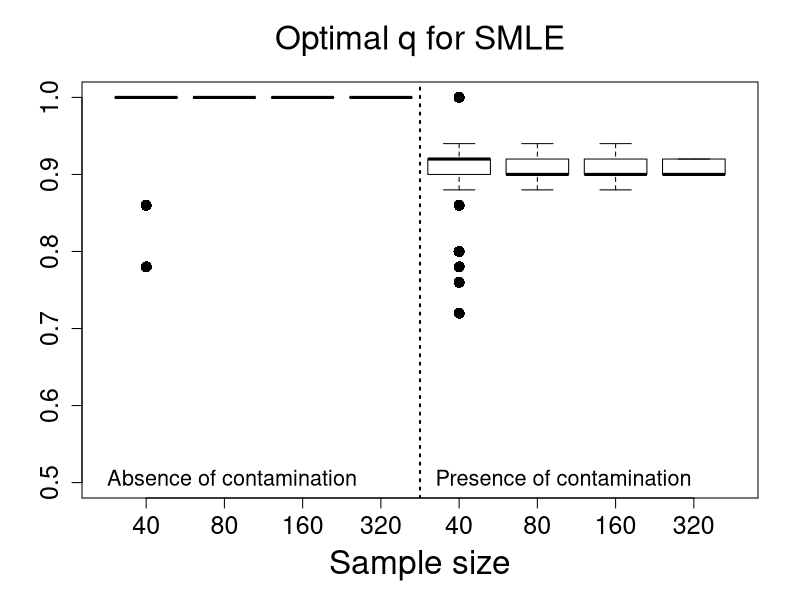
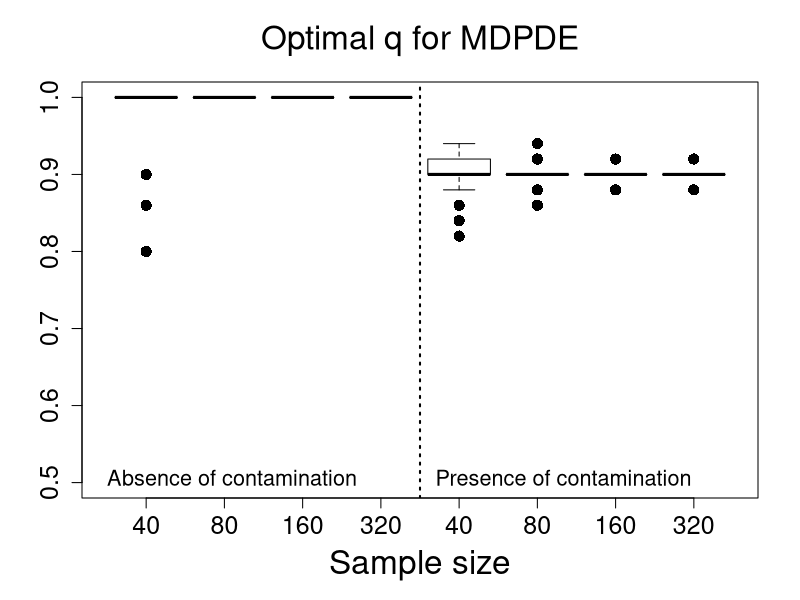

Write R code to recreate these figures, in order.
#***********************Optimal tuning values***************#
rm(list=ls())

data40 <- read.table("Qoptimal_Scenario1_n40.txt", h=T)
data80 <- read.table("Qoptimal_Scenario1_n80.txt", h=T)
data160 <- read.table("Qoptimal_Scenario1_n160.txt", h=T)
data320 <- read.table("Qoptimal_Scenario1_n320.txt", h=T)

SMLE_n40 <-  data40$qoptimal_SMLE;     SMLEC_n40 <-   data40$qoptimal_SMLE_C
MDPDE_n40 <- data40$qoptimal_MDPDE;    MDPDEC_n40 <-  data40$qoptimal_MDPDE_C
SMLE_n80 <-  data80$qoptimal_SMLE;     SMLEC_n80 <-   data80$qoptimal_SMLE_C
MDPDE_n80 <- data80$qoptimal_MDPDE;    MDPDEC_n80 <-  data80$qoptimal_MDPDE_C
SMLE_n160 <- data160$qoptimal_SMLE;    SMLEC_n160 <-  data160$qoptimal_SMLE_C
MDPDE_n160 <-data160$qoptimal_MDPDE;   MDPDEC_n160 <- data160$qoptimal_MDPDE_C
SMLE_n320 <- data320$qoptimal_SMLE;    SMLEC_n320 <-  data320$qoptimal_SMLE_C
MDPDE_n320 <-data320$qoptimal_MDPDE;   MDPDEC_n320 <- data320$qoptimal_MDPDE_C

#==================================================================
#==================================================================

par(mfrow=c(1,1))
boxplot(SMLE_n40,SMLE_n80,SMLE_n160,SMLE_n320,SMLEC_n40,SMLEC_n80,SMLEC_n160,SMLEC_n320
,main=expression( paste("Optimal ", q, " for SMLE")),
xlab="Sample size",ylab="",names=c(40,80, 160, 320,40,80, 160, 320),outline=T,
ylim=c(0.5,1.0), cex=1.5,cex.lab=2.0,cex.axis=1.5,cex.main=2.0, pch=16, col = NULL)
#abline(1.0,0,col=2,lty=2,lwd=2)
abline(v=4.5,lty=3,lwd=2)
legend(0.0,0.54,"Absence of contamination",bty="n",cex=1.3)
legend(4.2,0.54,"Presence of contamination",bty="n",cex=1.3)

boxplot(MDPDE_n40,MDPDE_n80,MDPDE_n160,MDPDE_n320,MDPDEC_n40,MDPDEC_n80,MDPDEC_n160,MDPDEC_n320,
main=expression( paste("Optimal ", q, " for MDPDE")),
xlab="Sample size",ylab="",names=c(40,80, 160, 320,40,80, 160, 320),outline=T,
ylim=c(0.5,1.0), cex=1.5,cex.lab=2.0,cex.axis=1.5,cex.main=2.0, pch=16, col = NULL)
abline(v=4.5,lty=3,lwd=2)
legend(0.0,0.54,"Absence of contamination",bty="n",cex=1.3)
legend(4.2,0.54,"Presence of contamination",bty="n",cex=1.3)


#Median optimal tuning constants

#SMLE
apply(cbind(SMLE_n40,SMLE_n80,SMLE_n160,SMLE_n320,SMLEC_n40,SMLEC_n80,SMLEC_n160,SMLEC_n320),2,median)

#MDPDE
apply(cbind(MDPDE_n40,MDPDE_n80,MDPDE_n160,MDPDE_n320,MDPDEC_n40,MDPDEC_n80,MDPDEC_n160,MDPDEC_n320),2,median)





